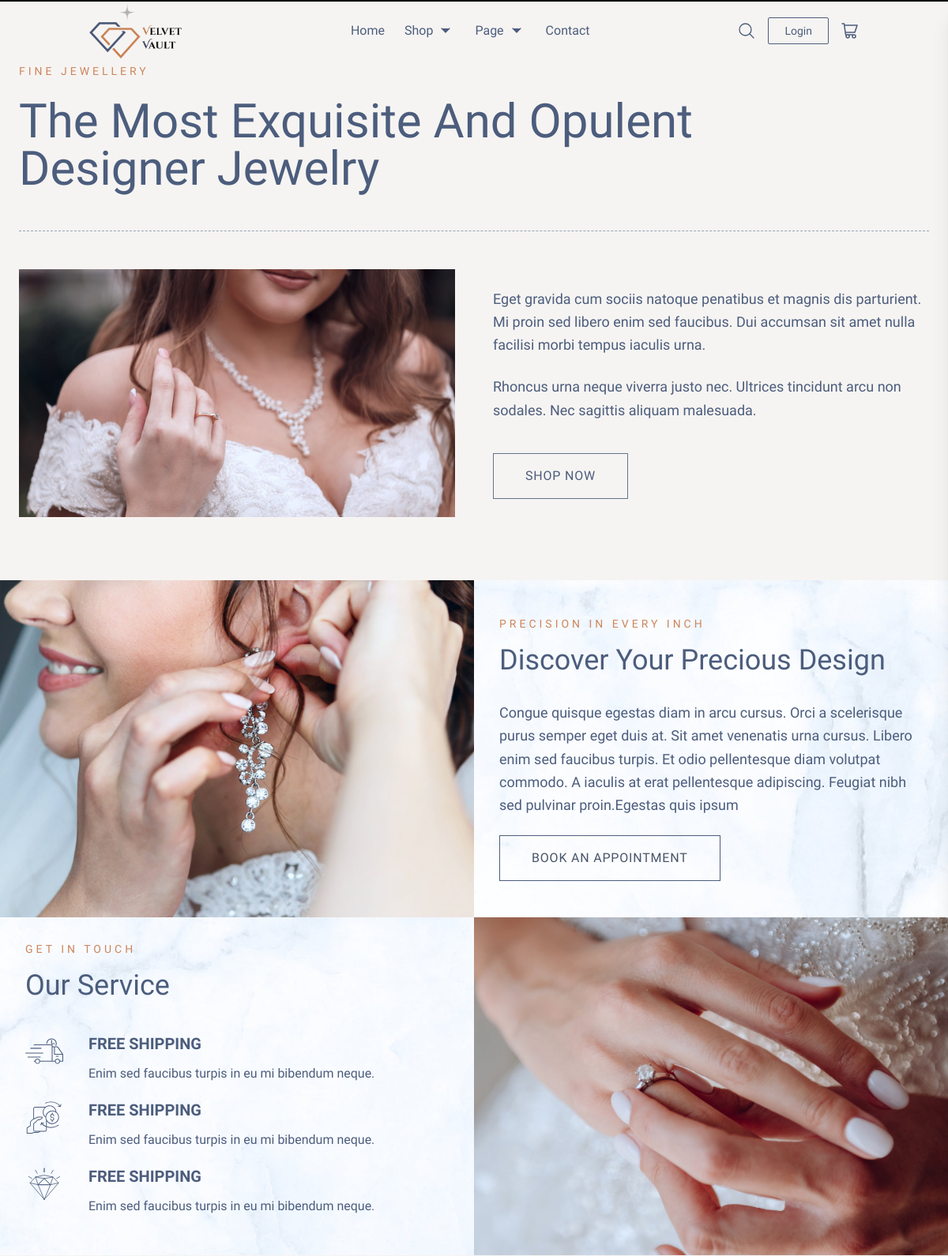
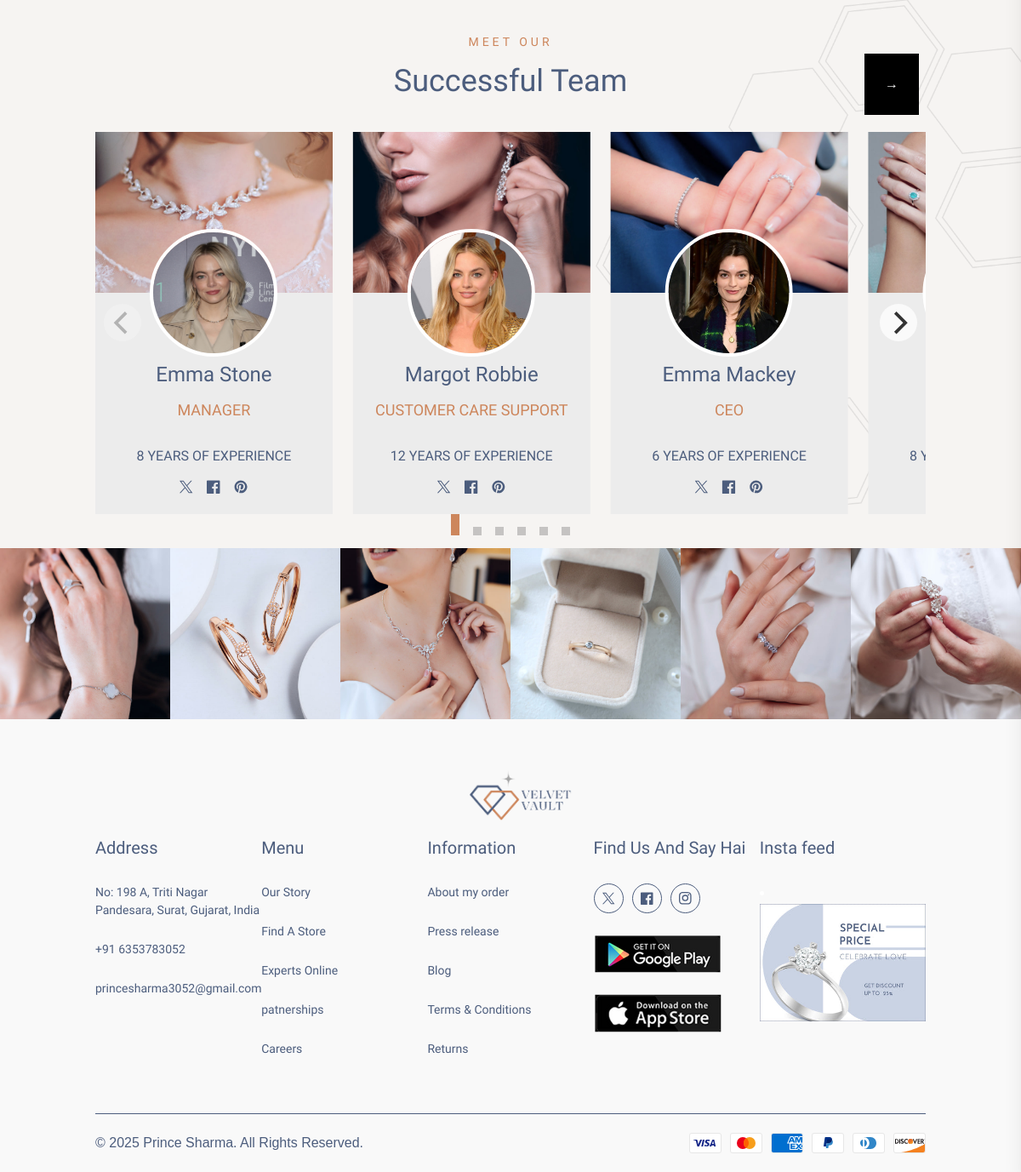
The page /about/ on the database its author committed (2 pictures, top to bottom).
### store/models.py (models this page shows, shortened)
class TeamMember(models.Model):
    bgImage = models.ImageField(upload_to='team/', null=True, blank=True)
    name = models.CharField(max_length=100)
    role = models.CharField(max_length=50)
    experience = models.PositiveBigIntegerField()
    image = models.ImageField(upload_to='team/')
    twitter = models.URLField(blank=True, null=True)
    facebook = models.URLField(blank=True, null=True)
    pinterest = models.URLField(blank=True, null=True)

### store/views.py (the view)
# urls.py: path('about/', about_page, name='about_page'),
def about_page(request):
    collection = Collection.objects.get(id=1)
    collections = Collection.objects.all()
    products = collection.products.all()
    members = TeamMember.objects.all()
    return render(request, 'store/about.html', {
        'collection': collection,
        'members': members,
        'products': products,
        'page_title': 'About Us',
        'collections': collections
        })

### store/templates/store/about.html (shortened to what this page needs)
{% extends "store/master.html" %}
{% load static %}
{% block content %}
<section class="py-20">
  <div class="max-w-7xl mx-auto px-6">
    <p class="text-sm tracking-[4px] text-[#cd865c] uppercase mb-6" data-aos="fade-right" >
      Fine Jewellery
    </p>
    <h1 class="text-4xl md:text-6xl font-light text-[#4c5d7d] leading-tight max-w-4xl" data-aos="fade-right" data-aos-delay="450">
      The Most Exquisite And Opulent Designer Jewelry
    </h1>
    <div class="border-b border-dashed border-slate-400 my-12 w-full"></div>
    <div class="flex flex-col md:flex-row items-center gap-12">
      <div class="md:w-1/2 w-full">
        <img src="{% static 'images/about.jpg' %}"
             alt="Designer Jewelry"
             class="w-full h-auto object-cover">
      </div>
      <div class="md:w-1/2 w-full">
        <p class="text-[#4c5d7d] text-lg leading-relaxed mb-6" data-aos="fade-up" data-aos-delay="300">
          Eget gravida cum sociis natoque penatibus et magnis dis parturient.
          Mi proin sed libero enim sed faucibus. Dui accumsan sit amet nulla
          facilisi morbi tempus iaculis urna.
        </p>
        <p class="text-[#4c5d7d] text-lg leading-relaxed mb-10" data-aos="fade-up" data-aos-delay="450">
          Rhoncus urna neque viverra justo nec. Ultrices tincidunt arcu non
          sodales. Nec sagittis aliquam malesuada.
        </p>
        <a href="#"
           class="inline-block border border-slate-500 px-10 py-4 text-[#4c5d7d] tracking-wider uppercase hover:bg-[#4c5d7d] hover:text-white transition duration-500" data-aos="fade-up" data-aos-delay="600">
          Shop Now
        </a>
      </div>
    </div>
  </div>
</section>
<section class="banner-section bg-cover" style="background-image: url('{% static "images/bannerbg.jpg" %}');">
    <div class="flex flex-col md:flex-row">
        <div class="md:w-1/2 w-full" data-aos="fade" data-aos-duration="1500" data-aos-easing="linear">
            <img src="{% static "/images/banner1.jpg" %}" alt="" class="w-full h-auto cover">
        </div>
        <div class="md:w-1/2 w-full flex items-center ">
            <div class="text-content px-6 py-4 md:py-0 md:px-8">
                <span class="md:mt-0 mt-2 mb-4 block text-sm tracking-[4px] text-[#cd865c] uppercase" data-aos="fade-right">PRECISION IN EVERY INCH</span>
                <h3 class="md:mb-8 mb-4 text-3xl md:text-4xl font-light text-[#4c5d7d] leading-tight max-w-3xl" data-aos="fade-right">Discover Your Precious Design</h3>
                <p class="mb-6 text-[#4c5d7d] text-lg leading-relaxed" data-aos="fade-up" data-aos-delay="300">Congue quisque egestas diam in arcu cursus. Orci a scelerisque purus semper eget duis at. Sit amet venenatis urna cursus. Libero enim sed faucibus turpis. Et odio pellentesque diam volutpat commodo. A iaculis at erat pellentesque adipiscing. Feugiat nibh sed pulvinar proin.Egestas quis ipsum</p>
                <a href="#" class="inline-block border border-[#4c5d7d] px-10 py-4 text-slate-600 tracking-wider uppercase hover:bg-[#4c5d7d] hover:text-white transition duration-500" data-aos="fade-up" data-aos-delay="450">Book an appointment</a>
            </div>
        </div>
    </div>
</section>
 <section class="service-section bg-cover" style="background-image: url('{% static "images/bannerbg2.jpg" %}');">
    <div class="flex flex-wrap">
        <div class="md:w-1/2  px-6 py-4 md:pl-8 md:px-0 md:py-0 w-100 flex flex-col justify-center" data-aos="fade-right">
            <span class="md:mt-0 mt-2 mb-4 block text-sm tracking-[4px] text-[#cd865c] uppercase">Get In Touch</span>
            <h3 class="md:mb-10 mb-4 text-3xl md:text-4xl font-light text-[#4c5d7d] leading-tight">Our Service</h3>
            <div class="icon-text-block flex gap-8 mb-5" data-aos="fade-up" data-aos-delay="300">
            <div>
                <h5 class="text-[#4c5d7d] font-semibold mb-3 text-xl">FREE SHIPPING</h5>
                <p class="text-[#4c5d7d]">Enim sed faucibus turpis in eu mi bibendum neque.</p>
            </div>
            </div>
                        <div class="icon-text-block flex gap-8 mb-5" data-aos="fade-up" data-aos-delay="450">
            <div>
                <h5 class="text-[#4c5d7d] font-semibold mb-3 text-xl">FREE SHIPPING</h5>
                <p class="text-[#4c5d7d]">Enim sed faucibus turpis in eu mi bibendum neque.</p>
            </div>
            </div>
                        <div class="icon-text-block flex gap-8 mb-5" data-aos="fade-up" data-aos-delay="600">
            <div>
                <h5 class="text-[#4c5d7d] font-semibold mb-3 text-xl">FREE SHIPPING</h5>
                <p class="text-[#4c5d7d] ">Enim sed faucibus turpis in eu mi bibendum neque.</p>
            </div>
            </div>
        </div>
        <div class="md:w-1/2 w-100">
            <div class="w-full" data-aos="fade" data-aos-duration="1500" data-aos-easing="linear">
              <img src="{% static "/images/videobanner.jpg" %}" alt="" class="w-full h-auto cover">
            </div>
        </div>
    </div>
 </section>
<section class="team-section py-10 relative">
  <div class="container mx-auto">
    <span class="block text-center md:mt-0 mt-2 mb-4 block text-sm tracking-[4px] text-[#cd865c] uppercase">MEET OUR</span>
    <h3 class="text-center md:mb-10 mb-4 text-3xl md:text-4xl font-light text-[#4c5d7d] leading-tight ">Successful Team</h3>
    <div class="carousel" id="myCarousel" data-flickity='{ "contain": true, "prevNextButtons": false, "pageDots": false, "cellAlign": "left" }'>
      {% for member in members %}
      <div class="carousel-cell w-[80%] md:w-[40%] lg:w-[28.57%] h-auto mr-6 bg-[#ECECEC]">
        <img src="{{ member.bgImage.url }}" alt="{{ member.name }}" class="cover">
        <div class="member-text text-center pt-[80px] pb-6 relative">
          <div class="absolute w-[150px] h-[150px] translate-x-[-50%] translate-y-[50%] left-1/2 bottom-full">
                  <img src="{{ member.image.url }}"
             alt="{{ member.name }}"
             class="w-full h-full rounded-full border-4 border-white">
          </div>
          <h4 class="text-2xl text-[#4c5d7d] font-medium mb-3">{{ member.name }}</h4>
          <p class="text-lg text-[#cd865c] uppercase mb-7 leading-7">{{ member.role }}</p>
          <span class="block uppercase text-[#4c5d7d]">{{ member.experience }} Years of experience</span>
          <ul class="flex gap-4 justify-center mt-4">
            <li class="list-social__item">
                    <a href="#" class="link list-social__link">
                    </a>
                  </li>
                  <li class="list-social__item">
                    <a href="#" class="link list-social__link">
                    </a>
                  </li>
                  <li class="list-social__item">
                    <a href="#" class="link list-social__link">
                    </a>
                  </li>
          </ul>
        </div>
      </div>
{% endfor %}
    </div>
    <button id="nextBtn" class="absolute right-[10%] top-[10%] bg-black text-white p-6">→</button>
  </div>
</section>
<section>
  <div class="carousel md:flex md:flex-wrap md:gap-0" id="mobileSlider">
    <div class="carousel-cell w-1/2 md:w-1/6">
      <img src="{% static 'images/gridimg1.jpg' %}" class="w-full transition-opacity cursor-pointer
 duration-500 hover:opacity-40" alt="">
    </div>
    <div class="carousel-cell w-1/2 md:w-1/6">
      <img src="{% static 'images/gridimg2.jpg' %}" class="w-full transition-opacity cursor-pointer
 duration-500 hover:opacity-40" alt="">
    </div>
    <div class="carousel-cell w-1/2 md:w-1/6">
      <img src="{% static 'images/gridimg3.jpg' %}" class="w-full transition-opacity cursor-pointer
 duration-500 hover:opacity-40" alt="">
    </div>
    <div class="carousel-cell w-1/2 md:w-1/6">
      <img src="{% static 'images/gridimg4.jpg' %}" class="w-full transition-opacity cursor-pointer
 duration-500 hover:opacity-40" alt="">
    </div>
    <div class="carousel-cell w-1/2 md:w-1/6">
      <img src="{% static 'images/gridimg5.jpg' %}" class="w-full transition-opacity cursor-pointer
 duration-500 hover:opacity-40" alt="">
    </div>
    <div class="carousel-cell w-1/2 md:w-1/6">
      <img src="{% static 'images/gridimg6.jpg' %}" class="w-full transition-opacity cursor-pointer
 duration-500 hover:opacity-40" alt="">
    </div>
  </div>
</section>
{% endblock %}

### store/templates/store/master.html (shortened to what this page needs)
{% load static %}
<!DOCTYPE html>
<html lang="en">
<head>
    <link rel="stylesheet" href="{% static "css/style.css" %}">
    <link rel="stylesheet" href="{% static "css/swiper-bundle.min.css" %}" />
    <link rel="stylesheet" href="{% static "css/flickity.min.css" %}" />
    <link rel="stylesheet" href="{% static "css/slider.css" %}">
    <script src="https://cdn.tailwindcss.com"></script>
    <link href="https://unpkg.com/aos@2.3.4/dist/aos.css" rel="stylesheet">
</head>
<body>
    <nav class="navbar" id="navbar">
      <div class="container">
        <div class="nav-container">
          <div class="logo">
            <a href="{% url 'home_page' %}" class="text-[#4c5d7d]">
              <img src="{% static 'images/myLogo.png' %}" alt="logo" class="w-[120px]">
            </a>
            </div>
          <ul class="nav-links" id="navLinks">
            <li><a href="{% url 'home_page' %}" class="text-[#4c5d7d] hover:text-[#cd865c] navbar-link transition duration-500 ease-in-out">Home</a></li>
            <li class="relative group">
              <a href="#" class="text-[#4c5d7d] flex items-center navbar-link transition duration-500 ease-in-out hover:text-[#cd865c]">Shop
              </a>
            </li>
          <ul class="flex space-x-6 text-white">
            <li class="relative group">
  <a href="{% url 'about_page' %}"
     class="text-[#4c5d7d] group hover:text-[#cd865c] navbar-link flex items-center transition duration-300">
     Page
  </a>
</li>
                </ul>
            <li><a href="{% url 'contact_page' %}" class="text-[#4c5d7d] hover:text-[#cd865c] navbar-link transition duration-500 ease-in-out">Contact</a></li>
          </ul>
          <ul class="right-menu flex items-center gap-6">
            <li class="cursor-pointer search-icon" id="searchIcon">
          </li>
  {% if user.is_authenticated %}
  <li class="relative group">
    <button class="flex items-center gap-2 font-medium text-[#cd865c]">
      👤 {{ user.username|title }}
      <svg xmlns="http://www.w3.org/2000/svg" class="w-4 h-4" fill="none" viewBox="0 0 24 24" stroke="currentColor">
        <path stroke-linecap="round" stroke-linejoin="round" stroke-width="2" d="M19 9l-7 7-7-7"/>
      </svg>
    </button>
    <div class="absolute right-0 mt-2 w-40 bg-white shadow-lg rounded-lg
       opacity-0 invisible translate-y-2
       group-hover:opacity-100 group-hover:visible group-hover:translate-y-0
       transition-all duration-300">
      <a href="#" class="block px-4 py-2 hover:bg-gray-100 text-[#4c5d7d] hover:text-[#cd865c] transition duration-500 ease-in-out">
        Profile
      </a>
      <a href="{% url 'logout' %}"
         class="block px-4 py-2 text-[#cd865c] hover:bg-gray-100 transition duration-500 ease-in-out">
        Logout
      </a>
    </div>
  </li>
  {% else %}
  <li>
    <a href="{% url 'login' %}" class="px-5 py-2 rounded-sm text-sm font-medium
            border border-[#4c5d7d] text-[#4c5d7d]
            hover:bg-[#4c5d7d] hover:text-white
            transition duration-500 ease-in-out
            focus:outline-none focus:ring-2 focus:ring-yellow-300">Login</a>
  </li>
  {% endif %}
  <li>
    <div class="relative cursor-pointer" onclick="openCart()">
  </div>
  </li>
          </ul>
        </div>
      </div>
    </nav>
    <main class="content">
        {% block content %}{% endblock %}
    </main>
    {% include "store/footer.html" %}
</body>
</html>

### store/templates/store/footer.html (shortened to what this page needs)
{% load static %}
<!DOCTYPE html>
<html lang="en">
<head>
</head>
<body>
    <footer class="footer-section">
  <div class="container">
    <a href="{% url 'home_page' %}">
      <img src="{% static 'images/Gold  elegant  Fashion Circle Logo.png' %}" alt="logo" class="w-[200px] my-5 mx-auto">
    </a>
  <div class="footer-parent grid grid-cols-2 md:grid-cols-5 md:text-left text-center">
    <div class="footer-item">
      <ul>
        <h4 class="footer-title">Address</h4>
        <li>
          No: 198 A, Triti Nagar Pandesara, Surat, Gujarat, India
        </li>
        <li><a href="tel:+91 6353783052">
          +91 6353783052
        </a></li>
        <li>
          <a href="mailto:princesharma3052@gmail.com">
            princesharma3052@gmail.com
          </a>
        </li>
      </ul>
    </div>
    <div class="footer-item">
      <ul>
        <h4 class="footer-title">Menu</h4>
        <li><a href="#">Our Story</a></li>
        <li><a href="#">Find A Store</a></li>
        <li><a href="#">Experts Online</a></li>
        <li><a href="#">patnerships</a></li>
        <li><a href="#">Careers</a></li>
      </ul>
    </div>
    <div class="footer-item">
      <ul>
        <h4 class="footer-title">Information</h4>
        <li><a href="#">About my order</a></li>
        <li><a href="#">Press release</a></li>
        <li><a href="{% url 'blog_list' %}">Blog</a></li>
        <li><a href="#">Terms & Conditions</a></li>
        <li><a href="#">Returns</a></li>
      </ul>
    </div>
    <div class="footer-item">
      <ul>
        <h4 class="footer-title">Find Us And Say Hai</h4>
        <div class="social-links">
        <li>
          <a href="https://x.com/" target="_main" class="link list-social__link">        </a></li>
        <li><a href="https://www.facebook.com/prince.sharma.182706" class="list-social__link" target="_main">
        </a></li>
        <li>
          <a href="https://www.instagram.com/iamprincesharma__04/" class="list-social__link" target="_main">
          </a>
        </li>
      </div>
        <li><a href="#"><img src="{% static "/images/store.png" %}" alt="" style="width: 150px"></a></li>
        <li><a href="#"><img src="{% static "/images/appstore.png" %}" alt="" style="width: 150px"></a></li>
      </ul>
    </div>
    <div class="footer-item">
      <h4 class="footer-title">Insta feed</h4>
      <li><a href="#"><img src="{% static "/images/footer-img.jpg" %}" alt=""></a></li>
    </div>
  </div>
  <div class="copyright-block flex flex-col items-center md:flex-row md:items-left">
    <div class="copyright-item">
      <h3 class="copyright-text">© 2025 <a href="https://www.instagram.com/iamprincesharma__04/" target="_main">Prince Sharma.</a> All Rights Reserved.</h3>
    </div>
    <div class="copyright-item">
      <ul class="list list-payment" role="list"><li class="list-payment__item">
                </li><li class="list-payment__item">
                </li><li class="list-payment__item">
                </li><li class="list-payment__item">
                </li><li class="list-payment__item">
                </li><li class="list-payment__item">
                </li></ul>
    </div>
  </div>
  </div>
</footer>
</body>
</html>

### rows shown on the page
TeamMember: bgImage (picture), image (picture), name "Emma Stone", role "MANAGER", experience "8"
TeamMember: bgImage (picture), image (picture), name "Margot Robbie", role "CUSTOMER CARE SUPPORT", experience "12"
TeamMember: bgImage (picture), image (picture), name "Emma Mackey", role "CEO", experience "6"
TeamMember: bgImage (picture), image (picture), experience "8"
